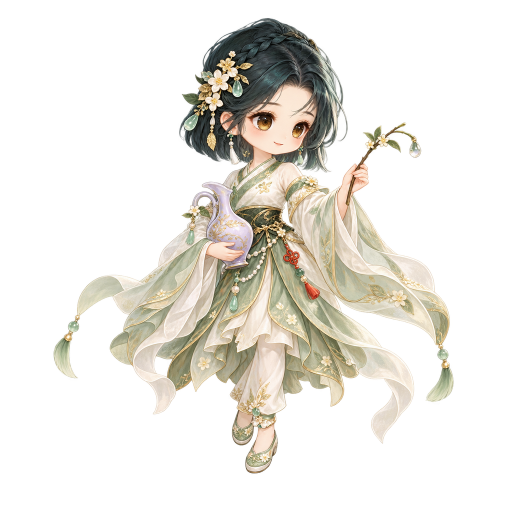
#> input picture designs/pets-xianling-20260924/ui/16-luhualing/fullbody_1024.png, 1024 x 1024 px, given in place of 01.png, which was not available (shown at 1/2 size)
$ python review.py
#> lines starting #> are read from the running program, lines starting #| are printed output that depends on the picture; pictures that were not available may be replaced by others from this repository, and a replacement may not be noted
from pathlib import Path
from PIL import Image,ImageDraw
import json
root=Path(r"D:/work/image/designs/creature-combat-20261005/pets/16-luhualing")
reasons={"02":"Rejected: original pot-side and branch-side arms swapped; replaced by third candidate.","05":"Rejected: unnecessary detached petals during physical attack; replaced with clean candidate.","06":"Rejected: unnecessary green glow/ribbon and petals; replaced with clean candidate.","07":"Rejected: release twig trajectory rose toward horizontal after downward-right approach; replaced with down-right thrust.","08":"Rejected candidate: first excessive glowing vortex; second raised wrist trajectory. Final replacement has clean downward-right follow-through."}
for p in (root/"records/attack/E").glob("*.rejected-*.generation.json"):
 d=json.loads(p.read_text(encoding="utf-8"))
 frame=p.name[:2]; idx=p.name.split(".rejected-")[1].split(".")[0]
 d["file"]=None
 d["sourceFile"]=None
 d["candidateDisposition"]="rejected_source_overwritten_in_workspace"
 d["rejectionReason"]=reasons[frame]
 d["prompt"]=f"prompts/attack/E{frame}.rejected-{idx}.txt"
 d["evidence"]["receipt"]=f"records/attack/E{frame}.rejected-{idx}.receipt.json"
 d["visualStatus"]="rejected"
 d["exportStatus"]="do_not_export"
 p.write_text(json.dumps(d,ensure_ascii=False,indent=2),encoding="utf-8")
for direction,count in [("E",12),("W",8)]:
 canvas=Image.new("RGB",(1280,((count+3)//4)*344),(37,44,47))
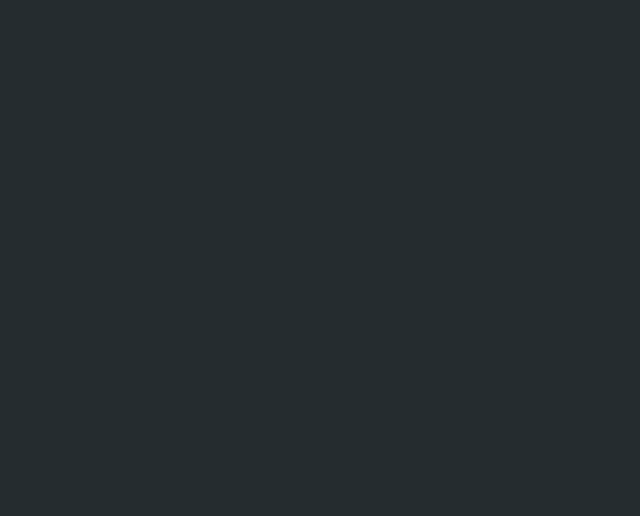
#> canvas: PIL image 1280x1032 RGB (shown at 1/2 size); mean R, G, B 37, 44, 47
 draw=ImageDraw.Draw(canvas)
 for n in range(1,count+1):
  p=root/".work/attack"/direction/f"{n:02}.png"
  im=Image.open(p).convert("RGBA").resize((320,320),Image.Resampling.LANCZOS)
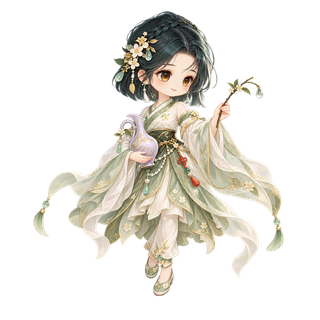
#> im: PIL image 320x320 RGBA; mean R, G, B, A 59.4, 56.5, 49.4, 74.5; transparent parts drawn white
  x=(n-1)%4*320;y=(n-1)//4*344
  canvas.paste(im,(x,y),im)
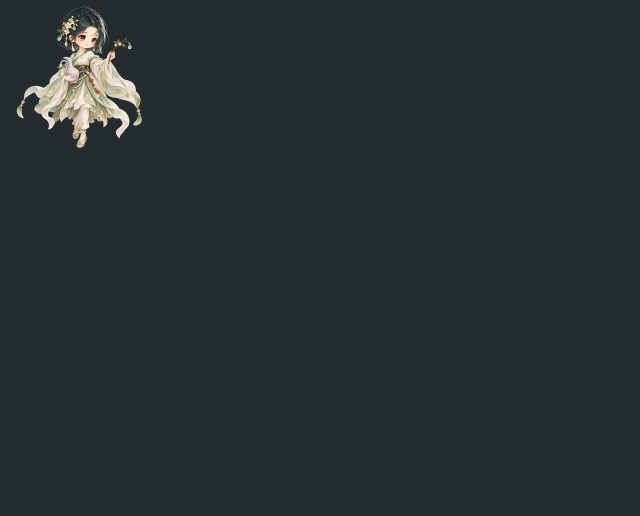
#> canvas: PIL image 1280x1032 RGB (shown at 1/2 size); mean R, G, B 40.3, 46.9, 49.4
#> (the run stopped early here; a loop or call above may not have finished)
